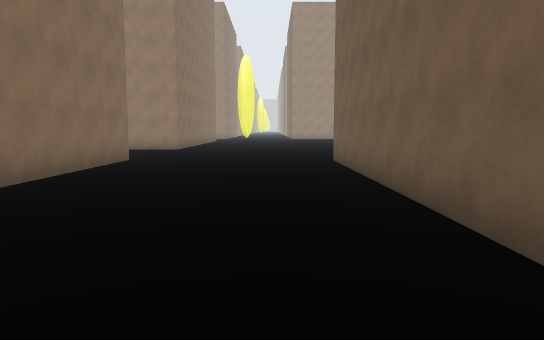
[1] (above)

23 first-person views from a walk through a Unity game level. The camera is 1.5 m above the floor, tilts 6° down and sees 70° across. The floor is counted in squares, 2 m on a side. Each view is taken from the middle of a square. On the plan, view 1 faces up. The plan holds only what a view shows up to about 12 squares ahead; the rest is blank. The place goes on beyond the plan. The player character is not drawn.

[2]
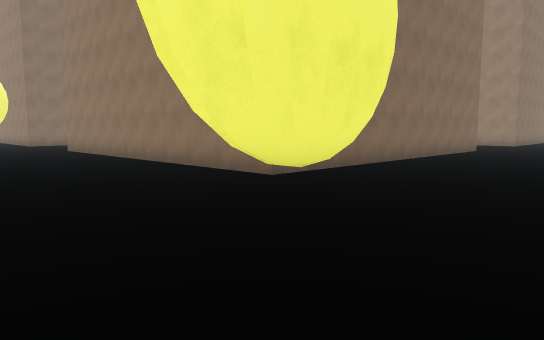

[3]
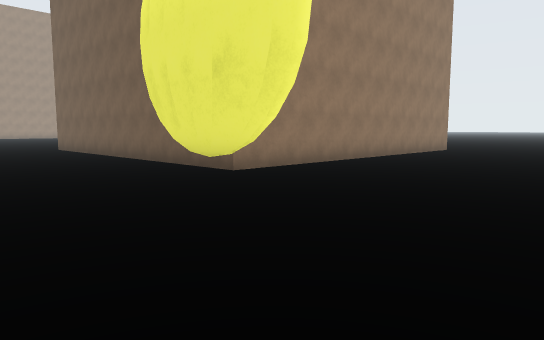

[4]
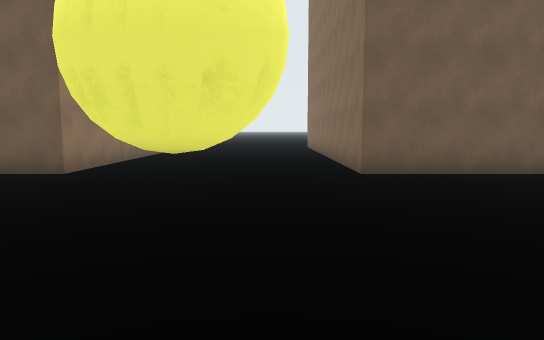

[5]
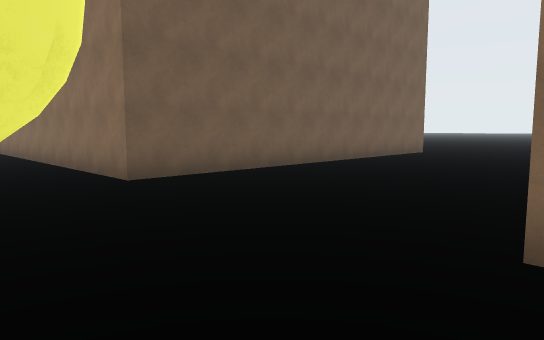

[6]
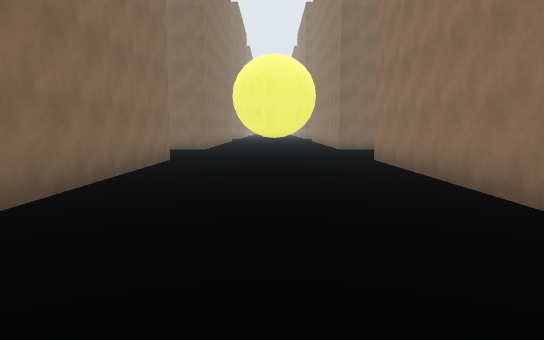

[7]
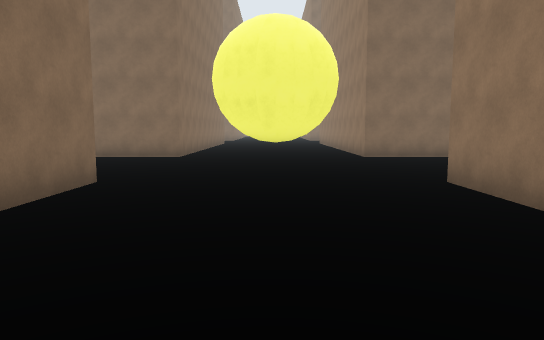

[8]
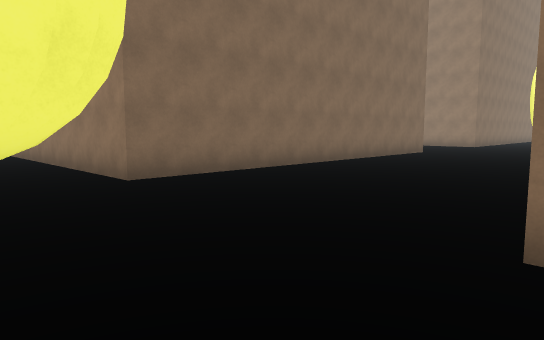

[9]
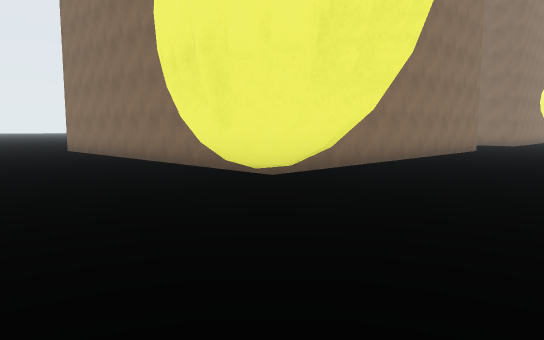

[10]
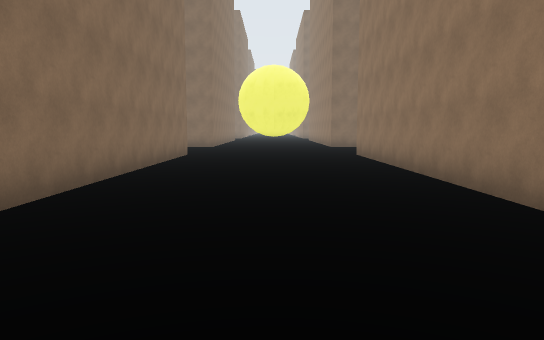

[11]
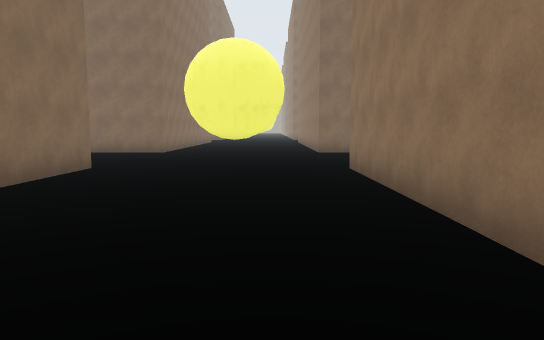

[12]
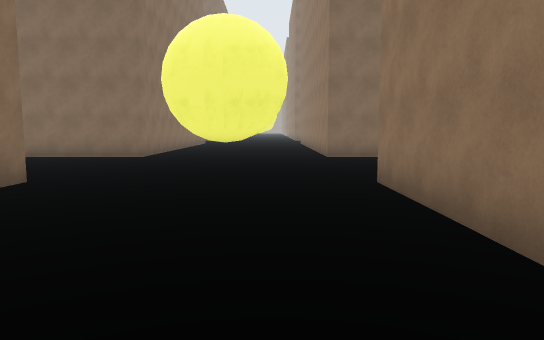

[13]
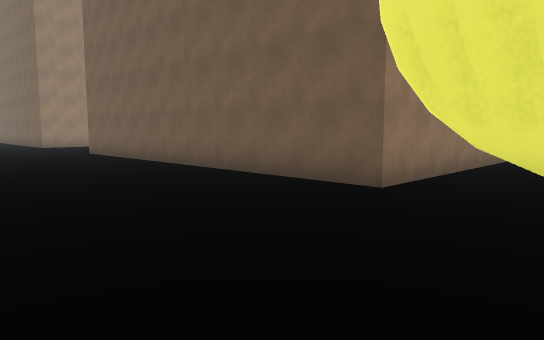

[14]
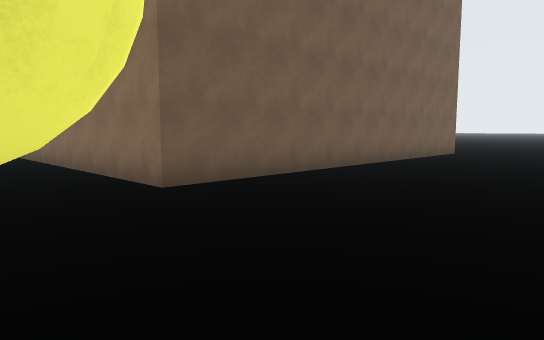

[15]
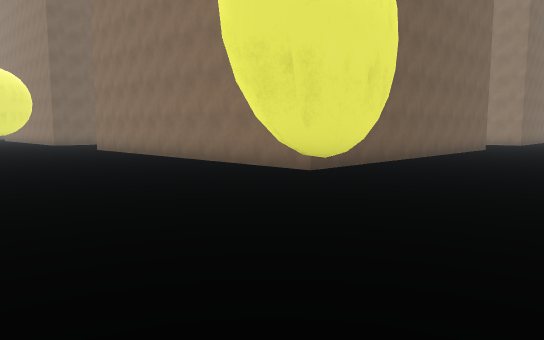

[16]
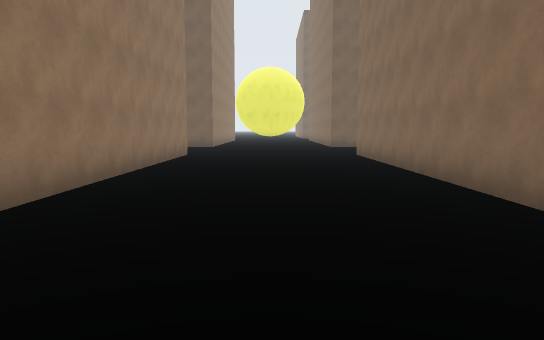

[17]
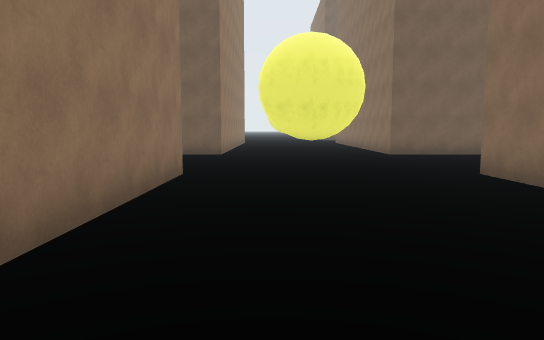

[18]
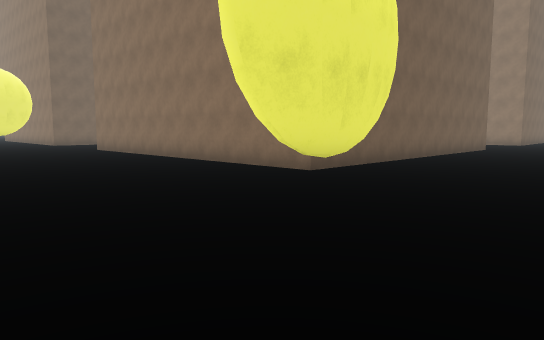

[19]
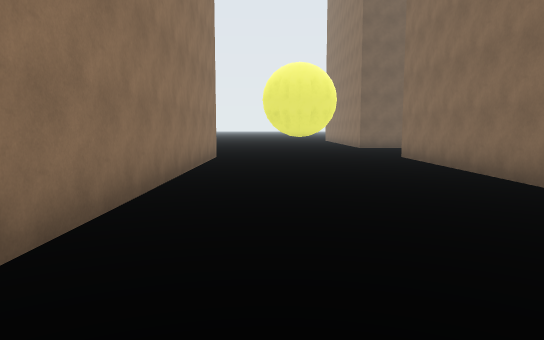

[20]
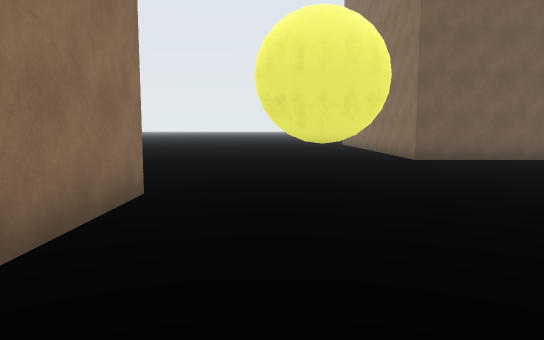

[21]
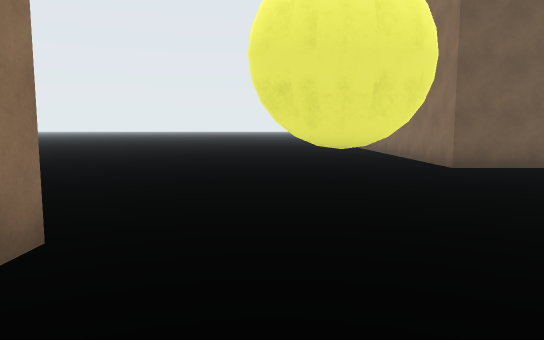

[22]
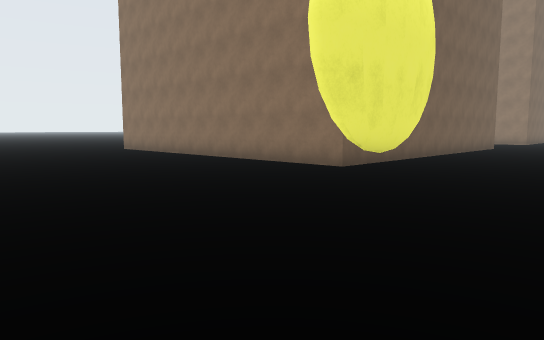

[23]
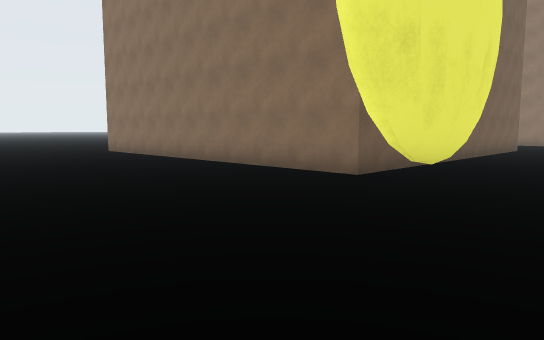

### Floor plan
Points are (right, up) in squares from view 1. A wall is a line through its corners. A room is listed if a view was taken in it or the views show most of it. See-through windows are left out.
Room 1 (views 1, 2, 3, 4, 5, 6, 7, 8, 9, 10, 11, 12, 13, 14, 15, 16, 17, 18, 19, 20, 21, 22, 23)
walls: (-13.5, 2.4) (-13.5, 9.5) (-3.5, 9.5) (-3.5, 1.4); (-15.7, -2.1) (-15.6, -2.7); (-15.8, -2.1) (-15.6, -2.7); (-15.7, -2.4) (-15.6, -3.3); (-15.6, -2.8) (-15.6, -3.5) (-15.8, -3.8); (-15.6, -3.1) (-15.7, -3.6); (-18.5, 8.6) (-18.5, -0.5) (-28.5, -0.5) (-28.5, 9.5) (-18.5, 9.5); (-15.8, 11.2) (-15.9, 11.5) (-15.9, 12.2); (-13.5, -5.5) (-7.5, -5.5); (-15.8, 11.4) (-15.9, 11.9); (-16, 11.7) (-15.9, 12.6); (-16, 12.2) (-15.9, 12.8); (-16, 12.3) (-15.8, 12.9); (-3.5, -0.5) (-13.5, -0.5); (-18.5, 14.5) (-26.5, 14.5); (-0.7, -2.1) (-0.6, -2.9); (-0.7, -2.4) (-0.6, -2.9); (-0.9, -3) (-0.9, -2.4); (-0.6, -2.6) (-0.7, -3.4) (-0.8, -3.8) (-1, -2.8) (-0.8, -2.1) (-0.5, -2.7) (-0.8, -3.9); (-0.9, -3.5) (-1, -2.9) (-0.8, -2); (-0.8, -3.8) (-1, -3.2); (-0.8, 11.2) (-0.9, 11.7) (-0.9, 12.6); (-3.5, 14.5) (-13.5, 14.5) (-13.5, 15.8); (-0.8, 11.3) (-1, 12.3) (-0.8, 12.9); (-0.9, 11.5) (-0.9, 12); (-1, 12.2) (-0.9, 12.8); (-30.6, -2.4) (-30.6, -3.3) (-30.8, -3.8) (-31, -3.3); (-30.8, -2.1) (-30.6, -2.7); (-30.6, -3.1) (-30.7, -3.9); (-30.7, -3) (-30.7, -3.5); (-30.9, -2.6) (-30.8, -2); (-31, -2.6) (-30.8, -2.1) (-30.6, -2.6); (-30.8, 11.3) (-30.9, 11.7) (-30.9, 12.7); (-30.8, 11.3) (-31, 11.9); (-30.9, 11.5) (-30.9, 12); (-30.9, 12.3) (-30.8, 12.8); (-31, 12.3) (-30.8, 12.9); (-28.5, -12.5) (-28.5, -5.5) (-18.5, -5.5) (-18.5, -12.5); (1.5, -12.5) (1.5, -5.5) (8.5, -5.5); (8.5, -0.5) (1.5, -0.5) (1.5, 9.5) (8.5, 9.5)

Positions as (right, up) in squares from view 1, and headings:
1: (0, 0), facing up
2: (1, -5), facing up-left
3: (-3, -6), facing up-right
4: (-5, -4), facing right
5: (-4, -3), facing down-right
6: (-4, -3), facing left
7: (-8, -3), facing left
8: (-13, -3), facing up-left
9: (-14, -1), facing down-left
10: (-17, -3), facing left
11: (-21, -2), facing left
12: (-23, -2), facing left
13: (-33, -3), facing up-right
14: (-33, -3), facing down-right
15: (-33, 15), facing down-right
16: (-30, 12), facing right
17: (-25, 13), facing right
18: (-18, 15), facing down-right
19: (-14, 13), facing right
20: (-8, 13), facing right
21: (-6, 13), facing right
22: (-3, 16), facing down-right
23: (-2, 15), facing down-right
